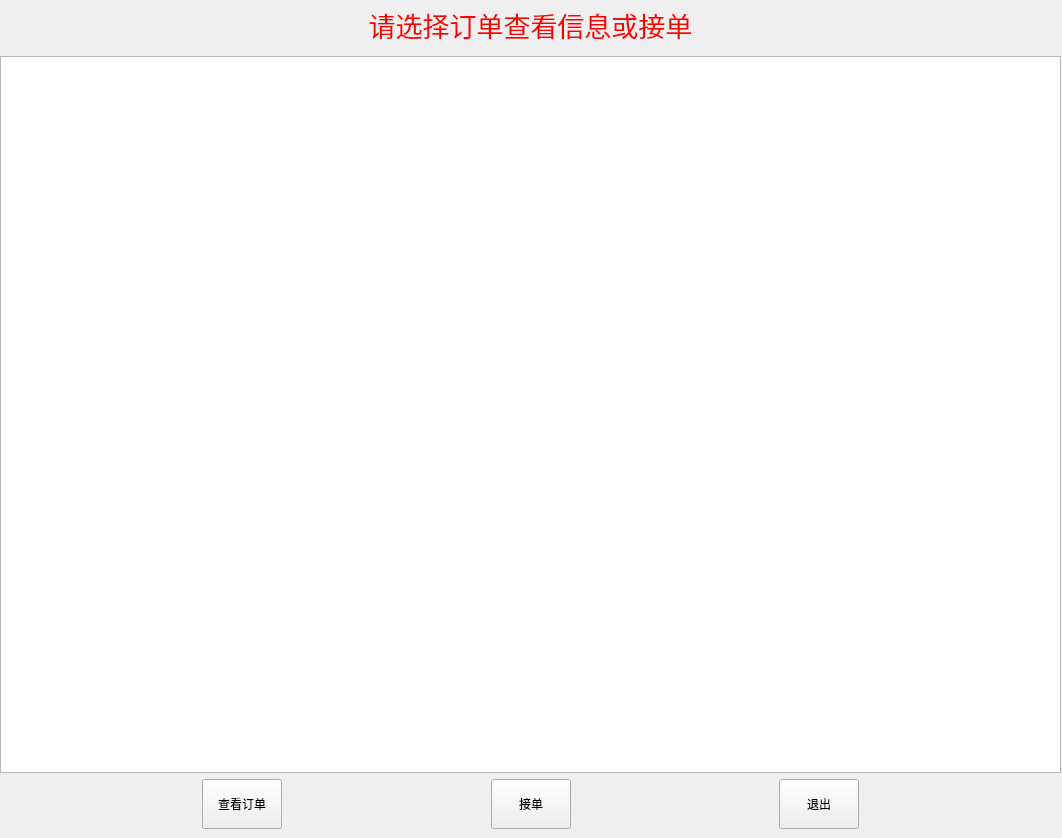
<?xml version="1.0" encoding="UTF-8"?>
<ui version="4.0">
 <class>Form</class>
 <widget class="QWidget" name="Form">
  <property name="geometry">
   <rect>
    <x>0</x>
    <y>0</y>
    <width>1062</width>
    <height>838</height>
   </rect>
  </property>
  <property name="windowTitle">
   <string>Form</string>
  </property>
  <property name="styleSheet">
   <string notr="true">#Form{border-image: url(:/png/images/login_bg.png);}</string>
  </property>
  <widget class="QWidget" name="gridLayoutWidget">
   <property name="geometry">
    <rect>
     <x>0</x>
     <y>0</y>
     <width>1061</width>
     <height>829</height>
    </rect>
   </property>
   <layout class="QGridLayout" name="gridLayout">
    <item row="1" column="0">
     <widget class="QTableWidget" name="tableWidget">
      <property name="minimumSize">
       <size>
        <width>0</width>
        <height>500</height>
       </size>
      </property>
     </widget>
    </item>
    <item row="0" column="0">
     <widget class="QTextBrowser" name="textBrowser">
      <property name="maximumSize">
       <size>
        <width>16777215</width>
        <height>50</height>
       </size>
      </property>
      <property name="styleSheet">
       <string notr="true">color: rgb(255, 0, 0);
background-color: rgb(0, 0, 0, 0);</string>
      </property>
      <property name="html">
       <string>&lt;!DOCTYPE HTML PUBLIC &quot;-//W3C//DTD HTML 4.0//EN&quot; &quot;http://www.w3.org/TR/REC-html40/strict.dtd&quot;&gt;
&lt;html&gt;&lt;head&gt;&lt;meta name=&quot;qrichtext&quot; content=&quot;1&quot; /&gt;&lt;style type=&quot;text/css&quot;&gt;
p, li { white-space: pre-wrap; }
&lt;/style&gt;&lt;/head&gt;&lt;body style=&quot; font-family:'SimSun'; font-size:9pt; font-weight:400; font-style:normal;&quot;&gt;
&lt;p align=&quot;center&quot; style=&quot; margin-top:0px; margin-bottom:0px; margin-left:0px; margin-right:0px; -qt-block-indent:0; text-indent:0px;&quot;&gt;&lt;span style=&quot; font-size:20pt;&quot;&gt;请选择订单查看信息或接单&lt;/span&gt;&lt;/p&gt;&lt;/body&gt;&lt;/html&gt;</string>
      </property>
     </widget>
    </item>
    <item row="2" column="0">
     <layout class="QGridLayout" name="gridLayout_2">
      <item row="0" column="5">
       <widget class="QPushButton" name="pushButton_4">
        <property name="minimumSize">
         <size>
          <width>0</width>
          <height>50</height>
         </size>
        </property>
        <property name="text">
         <string>退出</string>
        </property>
       </widget>
      </item>
      <item row="0" column="6">
       <spacer name="horizontalSpacer_2">
        <property name="orientation">
         <enum>Qt::Horizontal</enum>
        </property>
        <property name="sizeHint" stdset="0">
         <size>
          <width>40</width>
          <height>20</height>
         </size>
        </property>
       </spacer>
      </item>
      <item row="0" column="2">
       <spacer name="horizontalSpacer_3">
        <property name="orientation">
         <enum>Qt::Horizontal</enum>
        </property>
        <property name="sizeHint" stdset="0">
         <size>
          <width>40</width>
          <height>20</height>
         </size>
        </property>
       </spacer>
      </item>
      <item row="0" column="4">
       <spacer name="horizontalSpacer_5">
        <property name="orientation">
         <enum>Qt::Horizontal</enum>
        </property>
        <property name="sizeHint" stdset="0">
         <size>
          <width>40</width>
          <height>20</height>
         </size>
        </property>
       </spacer>
      </item>
      <item row="0" column="3">
       <widget class="QPushButton" name="pushButton_2">
        <property name="minimumSize">
         <size>
          <width>0</width>
          <height>50</height>
         </size>
        </property>
        <property name="text">
         <string>接单</string>
        </property>
       </widget>
      </item>
      <item row="0" column="1">
       <widget class="QPushButton" name="pushButton">
        <property name="minimumSize">
         <size>
          <width>0</width>
          <height>50</height>
         </size>
        </property>
        <property name="text">
         <string>查看订单</string>
        </property>
       </widget>
      </item>
      <item row="0" column="0">
       <spacer name="horizontalSpacer">
        <property name="orientation">
         <enum>Qt::Horizontal</enum>
        </property>
        <property name="sizeHint" stdset="0">
         <size>
          <width>40</width>
          <height>20</height>
         </size>
        </property>
       </spacer>
      </item>
     </layout>
    </item>
   </layout>
  </widget>
 </widget>
 <resources>
  <include location="login_bg.qrc"/>
 </resources>
 <connections/>
</ui>
